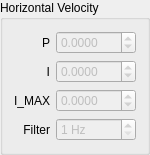
        <widget class="QGroupBox" name="groupBox_7">
         <property name="sizePolicy">
          <sizepolicy hsizetype="Minimum" vsizetype="Preferred">
           <horstretch>0</horstretch>
           <verstretch>0</verstretch>
          </sizepolicy>
         </property>
         <property name="minimumSize">
          <size>
           <width>150</width>
           <height>0</height>
          </size>
         </property>
         <property name="maximumSize">
          <size>
           <width>150</width>
           <height>16777215</height>
          </size>
         </property>
         <property name="title">
          <string>Horizontal Velocity</string>
         </property>
         <layout class="QVBoxLayout" name="verticalLayout_20">
          <item>
           <layout class="QHBoxLayout" name="horizontalLayout_7">
            <item>
             <layout class="QVBoxLayout" name="verticalLayout_13">
              <item>
               <widget class="QLabel" name="label_26">
                <property name="text">
                 <string>P</string>
                </property>
                <property name="alignment">
                 <set>Qt::AlignRight|Qt::AlignTrailing|Qt::AlignVCenter</set>
                </property>
               </widget>
              </item>
              <item>
               <widget class="QLabel" name="label_27">
                <property name="text">
                 <string>I</string>
                </property>
                <property name="alignment">
                 <set>Qt::AlignRight|Qt::AlignTrailing|Qt::AlignVCenter</set>
                </property>
               </widget>
              </item>
              <item>
               <widget class="QLabel" name="label_29">
                <property name="text">
                 <string>I_MAX</string>
                </property>
                <property name="alignment">
                 <set>Qt::AlignRight|Qt::AlignTrailing|Qt::AlignVCenter</set>
                </property>
               </widget>
              </item>
              <item>
               <widget class="QLabel" name="label_12">
                <property name="text">
                 <string>Filter</string>
                </property>
                <property name="alignment">
                 <set>Qt::AlignRight|Qt::AlignTrailing|Qt::AlignVCenter</set>
                </property>
               </widget>
              </item>
             </layout>
            </item>
            <item>
             <layout class="QVBoxLayout" name="verticalLayout_21">
              <item>
               <widget class="QDoubleSpinBox" name="velXYPSpinBox">
                <property name="enabled">
                 <bool>false</bool>
                </property>
                <property name="decimals">
                 <number>4</number>
                </property>
                <property name="minimum">
                 <double>-10000.000000000000000</double>
                </property>
                <property name="maximum">
                 <double>10000.000000000000000</double>
                </property>
                <property name="singleStep">
                 <double>0.000100000000000</double>
                </property>
               </widget>
              </item>
              <item>
               <widget class="QDoubleSpinBox" name="velXYISpinBox">
                <property name="enabled">
                 <bool>false</bool>
                </property>
                <property name="decimals">
                 <number>4</number>
                </property>
                <property name="minimum">
                 <double>-10000.000000000000000</double>
                </property>
                <property name="maximum">
                 <double>10000.000000000000000</double>
                </property>
                <property name="singleStep">
                 <double>0.000100000000000</double>
                </property>
               </widget>
              </item>
              <item>
               <widget class="QDoubleSpinBox" name="velXYIMAXSpinBox">
                <property name="enabled">
                 <bool>false</bool>
                </property>
                <property name="decimals">
                 <number>4</number>
                </property>
                <property name="minimum">
                 <double>-10000.000000000000000</double>
                </property>
                <property name="maximum">
                 <double>10000.000000000000000</double>
                </property>
               </widget>
              </item>
              <item>
               <widget class="QDoubleSpinBox" name="velXYFiltHzSpinBox">
                <property name="enabled">
                 <bool>false</bool>
                </property>
                <property name="suffix">
                 <string> Hz</string>
                </property>
                <property name="decimals">
                 <number>0</number>
                </property>
                <property name="minimum">
                 <double>1.000000000000000</double>
                </property>
               </widget>
              </item>
             </layout>
            </item>
           </layout>
          </item>
         </layout>
        </widget>
